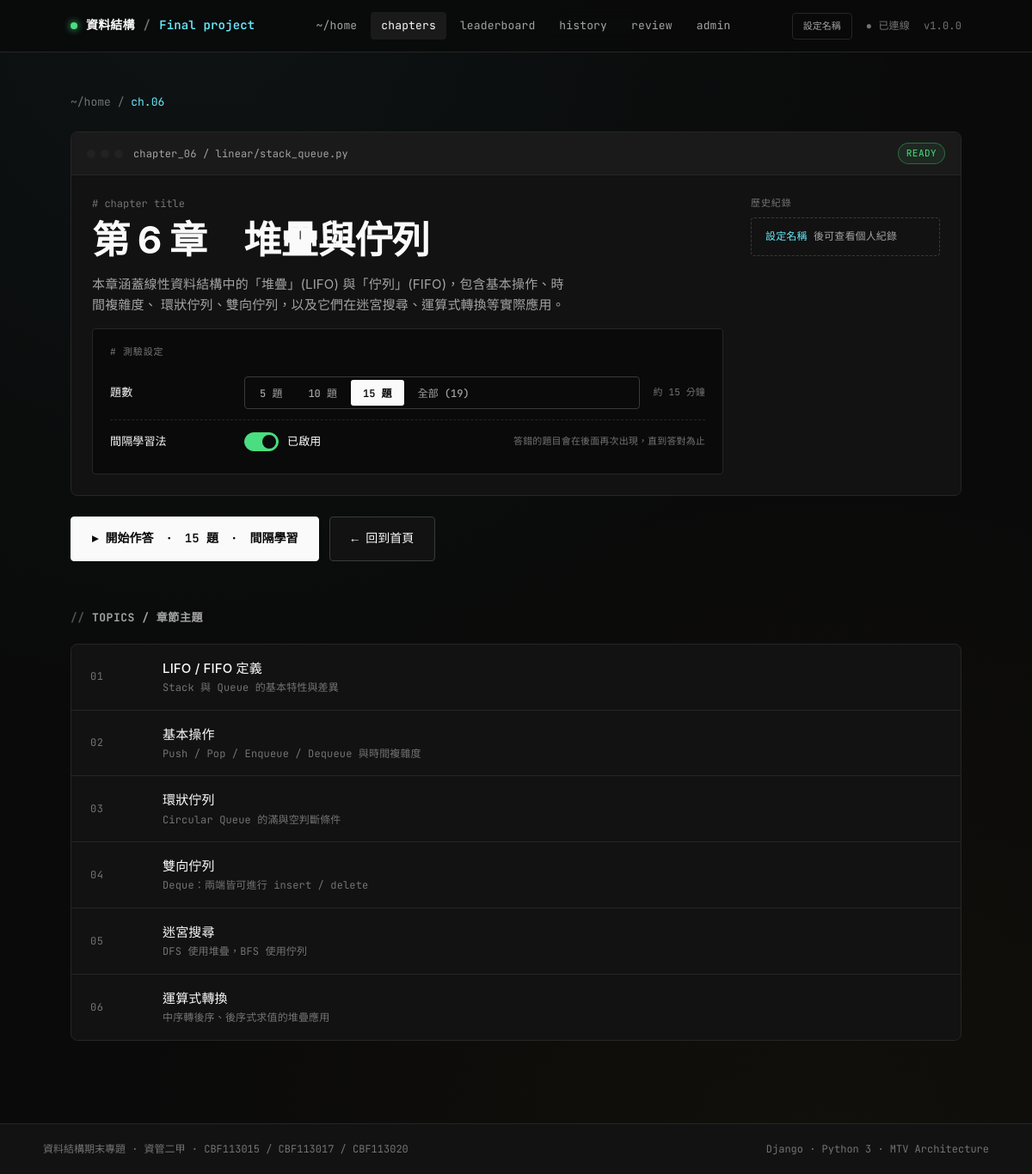
The app's page /quiz/1/ with its own data.
### quiz/models.py (models this page shows, shortened)
class Chapter(models.Model):
    number = models.PositiveIntegerField(unique=True, verbose_name="章節編號")
    title = models.CharField(max_length=100, verbose_name="章節名稱")
    class Meta:
        ordering = ["number"]
        verbose_name = "章節"
        verbose_name_plural = "章節"
    def question_count(self):
        return self.questions.count()
    question_count.short_description = "題數"

### quiz/views.py (the view)
# urls.py: path("quiz/<int:chapter_id>/",    views.chapter_detail, name="chapter_detail"),
def chapter_detail(request, chapter_id):
    chapter = get_object_or_404(Chapter, pk=chapter_id)
    user_name = request.session.get("user_name", "")
    records = []
    best = None
    last = None
    if user_name:
        records = list(QuizRecord.objects.filter(chapter=chapter, user_name=user_name).order_by("-created_at"))
        if records:
            best = max(r.score for r in records)
            last = records[0]
    topics = [
        ("LIFO / FIFO 定義", "Stack 與 Queue 的基本特性與差異"),
        ("基本操作", "Push / Pop / Enqueue / Dequeue 與時間複雜度"),
        ("環狀佇列", "Circular Queue 的滿與空判斷條件"),
        ("雙向佇列", "Deque：兩端皆可進行 insert / delete"),
        ("迷宮搜尋", "DFS 使用堆疊，BFS 使用佇列"),
        ("運算式轉換", "中序轉後序、後序式求值的堆疊應用"),
    ]
    return render(request, "quiz/chapter.html", {
        "chapter": chapter,
        "user_name": user_name,
        "records": records,
        "best": best,
        "last": last,
        "history_count": len(records),
        "topics": topics,
    })

### quiz/context_processors.py (called while the page is built)
def default_chapter(request):
    chapter = Chapter.objects.filter(number=6).first()
    return {
        "default_chapter": chapter,
        "user_name": request.session.get("user_name", ""),
    }

### quiz/templates/quiz/chapter.html (shortened to what this page needs)
{% extends "quiz/base.html" %}
{% block nav_chapters %}active{% endblock %}
{% block content %}
<div class="container">
  <div class="mono" style="color:var(--text-dim);font-size:13px;margin-bottom:24px;">
    <a href="{% url 'quiz:index' %}" style="cursor:pointer;">~/home</a>
    <span> / </span>
    <span class="cyan">ch.{{ chapter.number|stringformat:"02d" }}</span>
  </div>
  <div class="panel">
    <div class="panel-header">
      <div style="display:flex;align-items:center;gap:12px;">
        <span class="win-dots">
          <span class="win-dot"></span>
          <span class="win-dot"></span>
          <span class="win-dot"></span>
        </span>
        <span>chapter_{{ chapter.number|stringformat:"02d" }} / linear/stack_queue.py</span>
      </div>
      <span class="tag tag-green">READY</span>
    </div>
    <div class="panel-body">
      <div style="display:grid;grid-template-columns:1fr auto;gap:32px;align-items:start;">
        <div>
          <div class="mono dim" style="font-size:12px;margin-bottom:8px;"># chapter title</div>
          <h1 style="font-size:44px;margin:0 0 16px;letter-spacing:-0.02em;line-height:1.1;">
            第 {{ chapter.number }} 章　{{ chapter.title }}
          </h1>
          <p style="color:var(--text-muted);max-width:560px;margin-bottom:8px;font-size:15px;">
            本章涵蓋線性資料結構中的「堆疊」(LIFO) 與「佇列」(FIFO)，包含基本操作、時間複雜度、
            環狀佇列、雙向佇列，以及它們在迷宮搜尋、運算式轉換等實際應用。
          </p>
          <div class="settings-panel">
            <div class="mono" style="font-size:11px;color:var(--text-dim);text-transform:uppercase;letter-spacing:0.08em;margin-bottom:12px;"># 測驗設定</div>
            <div class="settings-row">
              <span class="settings-label">題數</span>
              <div class="seg" id="seg-count">
                <button data-count="5"  onclick="setCount(5)">5 題</button>
                <button data-count="10" onclick="setCount(10)">10 題</button>
                <button data-count="15" onclick="setCount(15)" class="active">15 題</button>
                <button data-count="{{ chapter.question_count }}" id="btn-all"
                        onclick="setCount({{ chapter.question_count }})">全部 ({{ chapter.question_count }})</button>
              </div>
              <span class="settings-help" id="time-hint">約 15 分鐘</span>
            </div>
            <div class="settings-row">
              <span class="settings-label">間隔學習法</span>
              <div class="toggle on" id="toggle-sr" onclick="toggleSr()" role="switch" aria-checked="true">
                <span class="toggle-track"></span>
                <span class="toggle-label" id="sr-label">已啟用</span>
              </div>
              <span class="settings-help">答錯的題目會在後面再次出現，直到答對為止</span>
            </div>
          </div>
        </div>
        <div style="width:220px;">
          <div class="mono" style="font-size:11px;color:var(--text-dim);text-transform:uppercase;letter-spacing:0.08em;margin-bottom:8px;">歷史紀錄</div>
          {% if not user_name %}
            <div class="notice">
              <a href="{% url 'quiz:set_name' %}?next={% url 'quiz:chapter_detail' chapter.id %}" style="color:var(--cyan);">設定名稱</a>
              後可查看個人紀錄
            </div>
          {% elif history_count == 0 %}
            <div class="notice">尚未作答過此章節</div>
          {% endif %}
        </div>
      </div>
    </div>
  </div>
  <div style="display:flex;gap:12px;margin-top:24px;flex-wrap:wrap;">
    <a class="btn btn-primary btn-lg" id="btn-start"
       href="{% url 'quiz:start_quiz' chapter.id %}?count=15&sr=1">
    </a>
    <a class="btn btn-lg" href="{% url 'quiz:index' %}">← 回到首頁</a>
  </div>
  <div class="section-head">
    <h3 class="section-title">topics / 章節主題</h3>
  </div>
  <div class="chapter-grid">
    {% for topic in topics %}
    <div class="chapter-row no-click">
      <span class="chapter-num">{{ forloop.counter|stringformat:"02d" }}</span>
      <div>
        <div class="chapter-name">{{ topic.0 }}</div>
        <div class="chapter-desc">{{ topic.1 }}</div>
      </div>
    </div>
    {% endfor %}
  </div>
</div>
{% endblock %}

### records on screen
Chapter: number "06", number "6", title "堆疊與佇列", question_count "19"

### other values on screen
{{ topic.0 }} "LIFO / FIFO 定義" "基本操作" "環狀佇列" "雙向佇列" "迷宮搜尋" "運算式轉換"
{{ topic.1 }} "Stack 與 Queue 的基本特性與差異" "Push / Pop / Enqueue / Dequeue 與時間複雜度" "Circular Queue 的滿與空判斷條件" "Deque：兩端皆可進行 insert / delete" "DFS 使用堆疊，BFS 使用佇列" "中序轉後序、後序式求值的堆疊應用"
